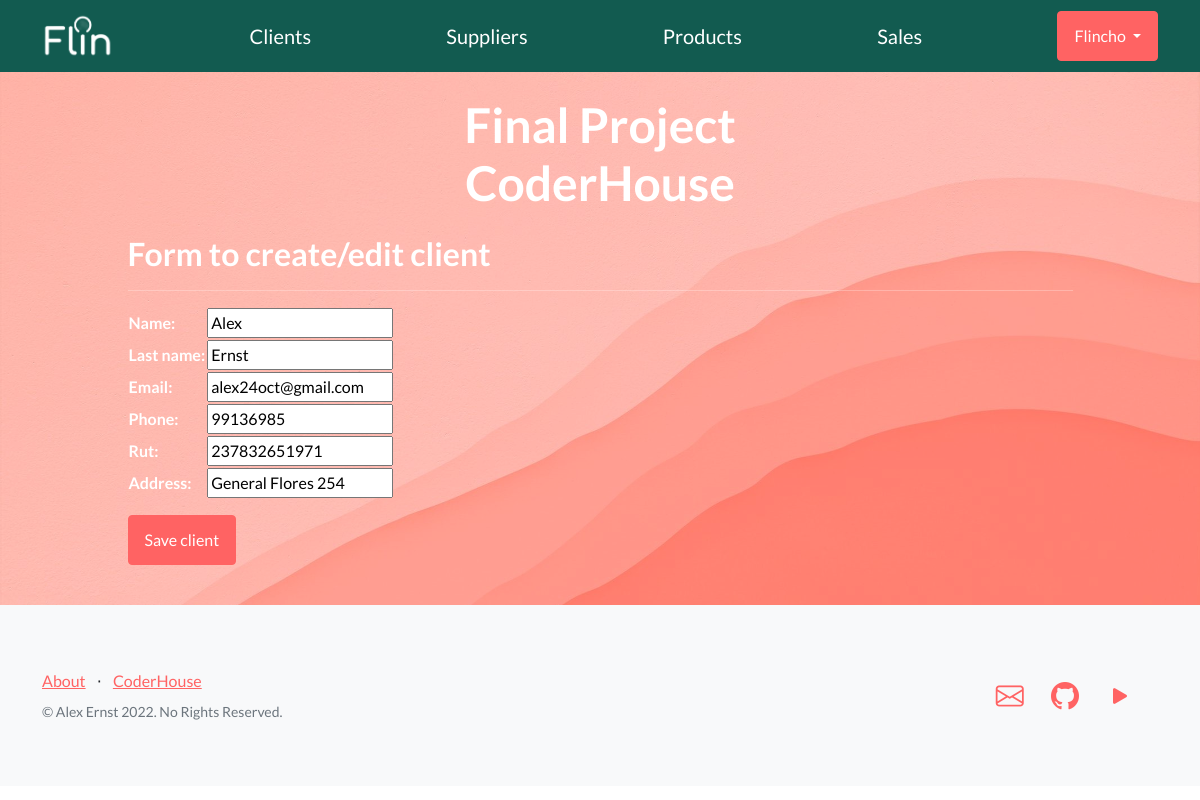
Page /clients/client/3/update (signed in) on the committed database.
### clients/models.py (models this page shows)
class Client(models.Model):
    name = models.CharField(max_length=40)
    last_name = models.CharField(max_length=40)
    email = models.EmailField()
    phone = models.IntegerField()
    rut = models.IntegerField()
    address = models.CharField(max_length=40)

### clients/views.py (the view)
# urls.py: path('client/<int:pk>/update', views.ClientUpdateView.as_view(), name='client-update'),
class ClientUpdateView(LoginRequiredMixin, UpdateView):
    model = Client
    success_url = reverse_lazy('clients:client-list')
    fields = ['name', 'last_name', 'email', 'phone', 'rut', 'address']

### clients/templates/clients/client_form.html (shortened to what this page needs)
{% extends "main/index.html" %}
{% load static %}
{% block content %}
<h2>Form to create/edit client</h2>
<hr></hr>
<form action="" method="POST">
    <p>
    <table>
        {{ form.as_table }}
    </table>
    </p>
    <p>
        <input type="submit" class="btn btn-primary" value="Save client" />
    </p>
</form>
{% endblock %}

### main/templates/main/index.html (shortened to what this page needs)
<!DOCTYPE html>
<html lang="en">
    <head>
        {% load static %}
        <link href="https://cdn.jsdelivr.net/npm/bootstrap-icons@1.5.0/font/bootstrap-icons.css" rel="stylesheet" type="text/css" />
        <link href="{% static 'main/css/styles.css' %}" rel="stylesheet" />
    </head>
    <body>
        <nav class="navbar navbar-light static-top" style="background-color: #125B50;">
            <div class="container">
                <a class="navbar-brand" href="{% url 'home' %}"><img style="height: 2.3em" src="{% static 'main/assets/Flin_isologo_blanco.png' %}" alt="Home"></a>
                <a class="navbar-brand" href="{% url 'clients:client-list' %}">Clients</a>
                <a class="navbar-brand" href="{% url 'suppliers:supplier-list' %}">Suppliers</a>
                <a class="navbar-brand" href="{% url 'products:product-list' %}">Products</a>
                <a class="navbar-brand" href="{% url 'sales:sale-list' %}">Sales</a>
                {% if user.is_authenticated %}
                <div class="dropdown">
                  <button class="btn btn-primary dropdown-toggle" type="button" id="dropdownMenuButton" data-bs-toggle="dropdown" aria-haspopup="true" aria-expanded="false">
                      {% if url %}
                      <img src="{{url}}" height=30em style="border-radius:0.3em">
                      {% else %}
                      {{ user.username }}
                      {% endif %}
                  </button>
                </div>
                {% else %}
                <a  class="btn btn-primary" href="{% url 'accounts:user-login' %}">Log in</a>
                {% endif %}
            </div>
        </nav>
        <header class="masthead">
            <div class="container position-relative">
                <div class="row justify-content-center">
                    <div class="col-xl-6">
                        <div class="text-center text-white">
                            <h1 class="mb-5">Final Project<br>CoderHouse</h1>
                            <div class="text-lg-start text-white">
                                {% block content %}
                                {% endblock %}
                            </div>
                        </div>
                    </div>
                </div>
            </div>
        </header>
        <footer class="footer bg-light">
            <div class="container">
                <div class="row">
                    <div class="col-lg-6 h-100 text-center text-lg-start my-auto">
                        <ul class="list-inline mb-2">
                            <li class="list-inline-item"><a href="/about">About</a></li>
                            <li class="list-inline-item">⋅</li>
                            <li class="list-inline-item"><a href="https://www.coderhouse.com" target="_blank">CoderHouse</a></li>
                        </ul>
                        <p class="text-muted small mb-4 mb-lg-0">&copy; Alex Ernst 2022. No Rights Reserved.</p>
                    </div>
                    <div class="col-lg-6 h-100 text-center text-lg-end my-auto">
                        <ul class="list-inline mb-0">
                            <li class="list-inline-item me-4">
                                <a href="mailto:alex24oct@gmail.com?subject=Webpage contact" target="_blank"><i class="bi-envelope fs-3"></i></a>
                            </li>
                            <li class="list-inline-item me-4">
                                <a href="https://github.com/Flincho/Proyecto-Final" target="_blank"><i class="bi-github fs-3"></i></a>
                            </li>
                            <li class="list-inline-item me-4">
                                <a href="https://www.youtube.com/watch?v=a3Z7zEc7AXQ&t" target="_blank"><i class="bi-play-fill fs-3"></i></a>
                            </li>
                        </ul>
                    </div>
                </div>
            </div>
        </footer>
    </body>
</html>

### rows in the picture
Client: name "Alex", last_name "Ernst", email "alex24oct@gmail.com", phone "99136985", rut "237832651971", address "General Flores 254"

### other values in the picture
{{ user.username }} "Flincho"
